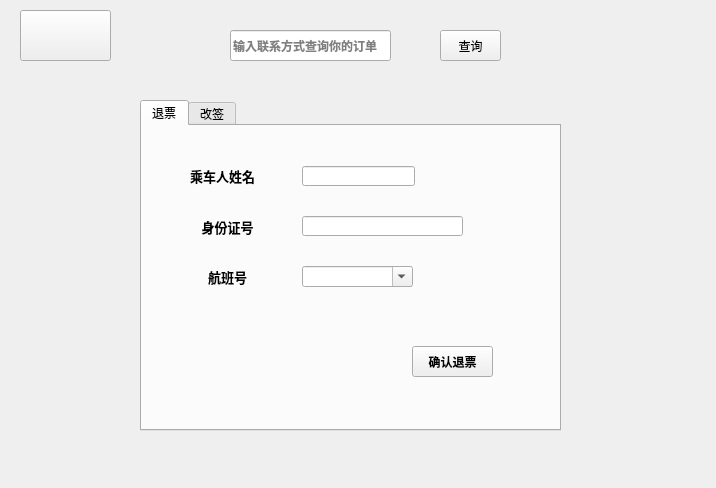
<?xml version="1.0" encoding="UTF-8"?>
<ui version="4.0">
 <class>ticketrebook</class>
 <widget class="QWidget" name="ticketrebook">
  <property name="geometry">
   <rect>
    <x>0</x>
    <y>0</y>
    <width>716</width>
    <height>488</height>
   </rect>
  </property>
  <property name="windowTitle">
   <string>机票退改</string>
  </property>
  <property name="windowIcon">
   <iconset resource="image.qrc">
    <normaloff>:/new/prefix2/image/planeicon.png</normaloff>:/new/prefix2/image/planeicon.png</iconset>
  </property>
  <widget class="QLabel" name="label">
   <property name="geometry">
    <rect>
     <x>-40</x>
     <y>0</y>
     <width>801</width>
     <height>501</height>
    </rect>
   </property>
   <property name="styleSheet">
    <string notr="true">image: url(:/new/prefix1/image/background.png);</string>
   </property>
   <property name="text">
    <string/>
   </property>
  </widget>
  <widget class="QPushButton" name="back">
   <property name="geometry">
    <rect>
     <x>20</x>
     <y>10</y>
     <width>91</width>
     <height>51</height>
    </rect>
   </property>
   <property name="styleSheet">
    <string notr="true">image: url(:/new/prefix1/image/array_left.png);</string>
   </property>
   <property name="text">
    <string/>
   </property>
  </widget>
  <widget class="QTabWidget" name="tabWidget">
   <property name="geometry">
    <rect>
     <x>140</x>
     <y>100</y>
     <width>421</width>
     <height>331</height>
    </rect>
   </property>
   <property name="styleSheet">
    <string notr="true">QTabBar::tab{
 width:210px;
height:40px;
};</string>
   </property>
   <property name="currentIndex">
    <number>0</number>
   </property>
   <widget class="QWidget" name="refund">
    <property name="accessibleName">
     <string/>
    </property>
    <attribute name="title">
     <string>退票</string>
    </attribute>
    <widget class="QLabel" name="label_2">
     <property name="geometry">
      <rect>
       <x>30</x>
       <y>40</y>
       <width>101</width>
       <height>21</height>
      </rect>
     </property>
     <property name="font">
      <font>
       <pointsize>10</pointsize>
       <bold>true</bold>
      </font>
     </property>
     <property name="text">
      <string>&lt;html&gt;&lt;head/&gt;&lt;body&gt;&lt;p&gt;乘车人姓名&lt;/p&gt;&lt;/body&gt;&lt;/html&gt;</string>
     </property>
     <property name="alignment">
      <set>Qt::AlignmentFlag::AlignCenter</set>
     </property>
    </widget>
    <widget class="QLineEdit" name="refundNameEdit">
     <property name="geometry">
      <rect>
       <x>160</x>
       <y>40</y>
       <width>113</width>
       <height>20</height>
      </rect>
     </property>
    </widget>
    <widget class="QLabel" name="label_3">
     <property name="geometry">
      <rect>
       <x>50</x>
       <y>90</y>
       <width>71</width>
       <height>21</height>
      </rect>
     </property>
     <property name="font">
      <font>
       <pointsize>10</pointsize>
       <bold>true</bold>
      </font>
     </property>
     <property name="text">
      <string>身份证号</string>
     </property>
     <property name="alignment">
      <set>Qt::AlignmentFlag::AlignCenter</set>
     </property>
    </widget>
    <widget class="QLineEdit" name="refundIdCardEdit">
     <property name="geometry">
      <rect>
       <x>160</x>
       <y>90</y>
       <width>161</width>
       <height>20</height>
      </rect>
     </property>
    </widget>
    <widget class="QLabel" name="label_4">
     <property name="geometry">
      <rect>
       <x>50</x>
       <y>140</y>
       <width>71</width>
       <height>21</height>
      </rect>
     </property>
     <property name="font">
      <font>
       <pointsize>10</pointsize>
       <bold>true</bold>
      </font>
     </property>
     <property name="text">
      <string>航班号</string>
     </property>
     <property name="alignment">
      <set>Qt::AlignmentFlag::AlignCenter</set>
     </property>
    </widget>
    <widget class="QPushButton" name="pushButton">
     <property name="geometry">
      <rect>
       <x>270</x>
       <y>220</y>
       <width>81</width>
       <height>31</height>
      </rect>
     </property>
     <property name="font">
      <font>
       <bold>true</bold>
      </font>
     </property>
     <property name="text">
      <string>确认退票</string>
     </property>
    </widget>
    <widget class="QComboBox" name="refundflightBox">
     <property name="geometry">
      <rect>
       <x>160</x>
       <y>140</y>
       <width>111</width>
       <height>21</height>
      </rect>
     </property>
     <property name="editable">
      <bool>true</bool>
     </property>
     <property name="frame">
      <bool>true</bool>
     </property>
    </widget>
   </widget>
   <widget class="QWidget" name="rebook">
    <attribute name="title">
     <string>改签</string>
    </attribute>
    <widget class="QLabel" name="label_5">
     <property name="geometry">
      <rect>
       <x>30</x>
       <y>40</y>
       <width>101</width>
       <height>21</height>
      </rect>
     </property>
     <property name="font">
      <font>
       <pointsize>10</pointsize>
       <bold>true</bold>
      </font>
     </property>
     <property name="text">
      <string>&lt;html&gt;&lt;head/&gt;&lt;body&gt;&lt;p&gt;乘车人姓名&lt;/p&gt;&lt;/body&gt;&lt;/html&gt;</string>
     </property>
     <property name="alignment">
      <set>Qt::AlignmentFlag::AlignCenter</set>
     </property>
    </widget>
    <widget class="QLabel" name="label_6">
     <property name="geometry">
      <rect>
       <x>50</x>
       <y>90</y>
       <width>71</width>
       <height>21</height>
      </rect>
     </property>
     <property name="font">
      <font>
       <pointsize>10</pointsize>
       <bold>true</bold>
      </font>
     </property>
     <property name="text">
      <string>身份证号</string>
     </property>
     <property name="alignment">
      <set>Qt::AlignmentFlag::AlignCenter</set>
     </property>
    </widget>
    <widget class="QLabel" name="label_7">
     <property name="geometry">
      <rect>
       <x>50</x>
       <y>140</y>
       <width>71</width>
       <height>21</height>
      </rect>
     </property>
     <property name="font">
      <font>
       <pointsize>10</pointsize>
       <bold>true</bold>
      </font>
     </property>
     <property name="text">
      <string>原航班号</string>
     </property>
     <property name="alignment">
      <set>Qt::AlignmentFlag::AlignCenter</set>
     </property>
    </widget>
    <widget class="QLineEdit" name="rebookNameEdit">
     <property name="geometry">
      <rect>
       <x>160</x>
       <y>40</y>
       <width>113</width>
       <height>21</height>
      </rect>
     </property>
    </widget>
    <widget class="QLineEdit" name="rebookIdCardEdit">
     <property name="geometry">
      <rect>
       <x>160</x>
       <y>90</y>
       <width>161</width>
       <height>20</height>
      </rect>
     </property>
    </widget>
    <widget class="QPushButton" name="comfirmbutton">
     <property name="geometry">
      <rect>
       <x>270</x>
       <y>220</y>
       <width>81</width>
       <height>31</height>
      </rect>
     </property>
     <property name="font">
      <font>
       <bold>true</bold>
      </font>
     </property>
     <property name="text">
      <string>确认改签</string>
     </property>
    </widget>
    <widget class="QComboBox" name="rebookflightBox">
     <property name="geometry">
      <rect>
       <x>160</x>
       <y>140</y>
       <width>111</width>
       <height>22</height>
      </rect>
     </property>
     <property name="editable">
      <bool>true</bool>
     </property>
    </widget>
    <widget class="QLabel" name="label_8">
     <property name="geometry">
      <rect>
       <x>50</x>
       <y>180</y>
       <width>71</width>
       <height>25</height>
      </rect>
     </property>
     <property name="font">
      <font>
       <pointsize>10</pointsize>
       <bold>true</bold>
      </font>
     </property>
     <property name="text">
      <string>新航班号</string>
     </property>
    </widget>
    <widget class="QComboBox" name="newflightBox">
     <property name="geometry">
      <rect>
       <x>160</x>
       <y>180</y>
       <width>111</width>
       <height>22</height>
      </rect>
     </property>
     <property name="editable">
      <bool>true</bool>
     </property>
    </widget>
   </widget>
  </widget>
  <widget class="QLineEdit" name="phoneEdit">
   <property name="geometry">
    <rect>
     <x>230</x>
     <y>30</y>
     <width>161</width>
     <height>31</height>
    </rect>
   </property>
   <property name="font">
    <font>
     <bold>true</bold>
    </font>
   </property>
   <property name="placeholderText">
    <string>输入联系方式查询你的订单</string>
   </property>
  </widget>
  <widget class="QPushButton" name="pushButton_2">
   <property name="geometry">
    <rect>
     <x>440</x>
     <y>30</y>
     <width>61</width>
     <height>31</height>
    </rect>
   </property>
   <property name="text">
    <string>查询</string>
   </property>
  </widget>
 </widget>
 <resources>
  <include location="image.qrc"/>
 </resources>
 <connections/>
</ui>
